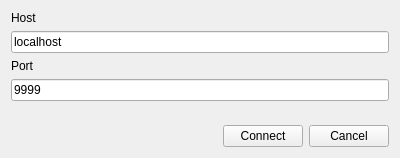
<?xml version="1.0" encoding="UTF-8"?>
<ui version="4.0">
 <class>winConnect</class>
 <widget class="QWidget" name="winConnect">
  <property name="geometry">
   <rect>
    <x>0</x>
    <y>0</y>
    <width>400</width>
    <height>158</height>
   </rect>
  </property>
  <property name="windowTitle">
   <string>Connect to robot</string>
  </property>
  <layout class="QVBoxLayout" name="verticalLayout">
   <item>
    <widget class="QLabel" name="label">
     <property name="text">
      <string>Host</string>
     </property>
    </widget>
   </item>
   <item>
    <widget class="QLineEdit" name="lEHost">
     <property name="text">
      <string>localhost</string>
     </property>
    </widget>
   </item>
   <item>
    <widget class="QLabel" name="label_2">
     <property name="text">
      <string>Port</string>
     </property>
    </widget>
   </item>
   <item>
    <widget class="QLineEdit" name="lEPort">
     <property name="inputMask">
      <string>D000; </string>
     </property>
     <property name="text">
      <string>9999</string>
     </property>
    </widget>
   </item>
   <item>
    <spacer name="verticalSpacer">
     <property name="orientation">
      <enum>Qt::Vertical</enum>
     </property>
     <property name="sizeHint" stdset="0">
      <size>
       <width>20</width>
       <height>40</height>
      </size>
     </property>
    </spacer>
   </item>
   <item>
    <layout class="QHBoxLayout" name="horizontalLayout">
     <item>
      <spacer name="horizontalSpacer">
       <property name="orientation">
        <enum>Qt::Horizontal</enum>
       </property>
       <property name="sizeHint" stdset="0">
        <size>
         <width>40</width>
         <height>20</height>
        </size>
       </property>
      </spacer>
     </item>
     <item>
      <widget class="QPushButton" name="connectBtn">
       <property name="text">
        <string>Connect</string>
       </property>
      </widget>
     </item>
     <item>
      <widget class="QPushButton" name="cancelBtn">
       <property name="text">
        <string>Cancel</string>
       </property>
      </widget>
     </item>
    </layout>
   </item>
  </layout>
 </widget>
 <resources/>
 <connections/>
</ui>
